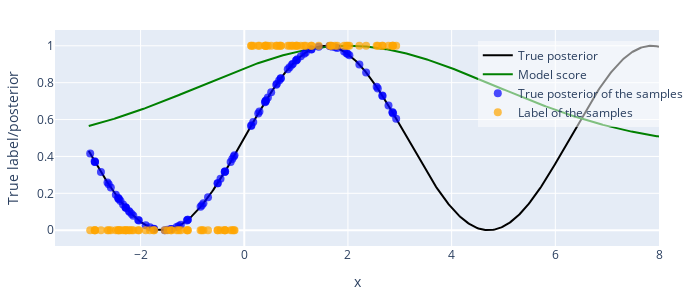

Notebook cell for this chart:
### Markdown cell above
## Visualization of Epestemic Uncertainty

### Code cell
import numpy as np
import plotly.graph_objects as go

# 1) Generate a smooth x-axis
x = np.linspace(-3, 8, 500)  # Adjusted to cover one full sine wave


# 2) Define “true posterior” and “model score” curves
#    (you can swap these for your actual functions)
y_true  = (np.sin(x) + 1) / 2                    # black line
y_model = 0.45 + 0.55 * np.exp(-((x - 2) / 4) ** 2)      # green line

# 3) Generate some sample points
size = 100
rng = np.random.RandomState(0)
x_samp = rng.uniform(x.min(), 3, size=size)  # Increased sample size
y_samp_true  = (np.sin(x_samp) + 1) / 2          # “true posterior” at those x’s
labels       = (y_samp_true + 0.05*rng.randn(size) > 0.5).astype(float)  # Adjusted to match new sample size

# 4) Build the figure
fig = go.Figure()

# — True posterior curve
fig.add_trace(go.Scatter(
    x=x, y=y_true,
    mode='lines',
    name='True posterior',
    line=dict(color='black', width=2)
))

# — Model score curve
fig.add_trace(go.Scatter(
    x=x, y=y_model,
    mode='lines',
    name='Model score',
    line=dict(color='green', width=2)
))

# — Posterior of the samples (blue dots)
fig.add_trace(go.Scatter(
    x=x_samp, y=y_samp_true,
    mode='markers',
    name='True posterior of the samples',
    marker=dict(color='blue', size=8, opacity=0.7)
))

# — Labels of the samples (orange dots at 0 or 1)
fig.add_trace(go.Scatter(
    x=x_samp, y=labels,
    mode='markers',
    name='Label of the samples',
    marker=dict(color='orange', size=8, opacity=0.7)
))

# 5) Axes labels, legend position, and layout tweaks
fig.update_layout(
    xaxis_title='x',
    yaxis_title='True label/posterior',
    legend=dict(
        x=0.7, y=0.95,
        bgcolor='rgba(255,255,255,0.5)'
    ),
    margin=dict(l=50, r=30, t=30, b=50),
    width=700, height=300
)

fig.show()

### Figure 1 — Plotly figure (JSON) as saved in the notebook; plotly's stock layout.template omitted (floating-point values rounded to 4 significant figures; data arrays with more than 128 entries replaced by an {"elided": "..."} marker saying what was removed)
{"data": [{"line": {"color": "black", "width": 2}, "mode": "lines", "name": "True posterior", "type": "scatter", "x": {"elided": "500 float values"}, "y": {"elided": "500 float values"}}, {"line": {"color": "green", "width": 2}, "mode": "lines", "name": "Model score", "type": "scatter", "x": {"elided": "500 float values"}, "y": {"elided": "500 float values"}}, {"marker": {"color": "blue", "opacity": 0.7, "size": 8}, "mode": "markers", "name": "True posterior of the samples", "type": "scatter", "x": [0.2929, 1.291, 0.6166, 0.2693, -0.4581, 0.8754, -0.3745, 2.351, 2.782, -0.6994, 1.75, 0.1734, 0.4083, 2.554, -2.574, -2.477, -2.879, 1.996, 1.669, 2.22, 2.872, 1.795, -0.2311, 1.683, -2.29, 0.8395, -2.14, 2.668, 0.1311, -0.512, -1.413, 1.645, -0.2631, 0.4106, -2.887, 0.7058, 0.6726, 0.7016, 2.662, 1.091, -0.843, -0.3778, 1.186, -2.639, 1.001, 1.024, -1.738, -2.226, -1.107, -0.8177, 0.4212, -0.3684, 2.93, -2.388, -1.747, -2.032, 0.9186, -1.48, -0.2021, -1.533, -2.046, -2.338, 0.938, -2.171, -1.821, -0.7876, 1.926, -2.417, 2.028, -2.423, 2.859, -0.1881, 2.861, 0.6291, 1.436, -2.765, -1.303, -2.279, -1.223, -2.288, -1.092, -0.5144, -2.615, 1.155, 0.3996, -1.408, 0.1395, -2.436, 0.4557, 2.576, -1.089, 1.004, -2.209, 1.298, -1.264, -1.901, 0.5191, -2.879, 1.974, -2.972], "y": [0.6444, 0.9806, 0.7891, 0.633, 0.2789, 0.8839, 0.3171, 0.8555, 0.676, 0.1781, 0.992, 0.5863, 0.6985, 0.7774, 0.2311, 0.1917, 0.3701, 0.9555, 0.9976, 0.8983, 0.6333, 0.9875, 0.3855, 0.9968, 0.124, 0.8722, 0.0788, 0.728, 0.5654, 0.255, 0.006238, 0.9986, 0.37, 0.6996, 0.3742, 0.8243, 0.8115, 0.8227, 0.7305, 0.9435, 0.1267, 0.3156, 0.9634, 0.259, 0.9209, 0.9271, 0.006948, 0.1037, 0.05272, 0.1352, 0.7044, 0.3199, 0.6049, 0.1578, 0.007719, 0.05227, 0.8974, 0.002048, 0.3996, 0.0003487, 0.05544, 0.14, 0.9032, 0.08736, 0.01551, 0.1457, 0.9688, 0.1687, 0.9487, 0.171, 0.6395, 0.4065, 0.6387, 0.7942, 0.9954, 0.3161, 0.0178, 0.1202, 0.02991, 0.1231, 0.0562, 0.254, 0.2488, 0.9574, 0.6945, 0.006638, 0.5695, 0.1759, 0.72, 0.7681, 0.05701, 0.9219, 0.09848, 0.9815, 0.02341, 0.02699, 0.748, 0.3704, 0.96, 0.4155]}, {"marker": {"color": "orange", "opacity": 0.7, "size": 8}, "mode": "markers", "name": "Label of the samples", "type": "scatter", "x": [0.2929, 1.291, 0.6166, 0.2693, -0.4581, 0.8754, -0.3745, 2.351, 2.782, -0.6994, 1.75, 0.1734, 0.4083, 2.554, -2.574, -2.477, -2.879, 1.996, 1.669, 2.22, 2.872, 1.795, -0.2311, 1.683, -2.29, 0.8395, -2.14, 2.668, 0.1311, -0.512, -1.413, 1.645, -0.2631, 0.4106, -2.887, 0.7058, 0.6726, 0.7016, 2.662, 1.091, -0.843, -0.3778, 1.186, -2.639, 1.001, 1.024, -1.738, -2.226, -1.107, -0.8177, 0.4212, -0.3684, 2.93, -2.388, -1.747, -2.032, 0.9186, -1.48, -0.2021, -1.533, -2.046, -2.338, 0.938, -2.171, -1.821, -0.7876, 1.926, -2.417, 2.028, -2.423, 2.859, -0.1881, 2.861, 0.6291, 1.436, -2.765, -1.303, -2.279, -1.223, -2.288, -1.092, -0.5144, -2.615, 1.155, 0.3996, -1.408, 0.1395, -2.436, 0.4557, 2.576, -1.089, 1.004, -2.209, 1.298, -1.264, -1.901, 0.5191, -2.879, 1.974, -2.972], "y": [1.0, 1.0, 1.0, 1.0, 0.0, 1.0, 0.0, 1.0, 1.0, 0.0, 1.0, 1.0, 1.0, 1.0, 0.0, 0.0, 0.0, 1.0, 1.0, 1.0, 1.0, 1.0, 0.0, 1.0, 0.0, 1.0, 0.0, 1.0, 1.0, 0.0, 0.0, 1.0, 0.0, 1.0, 0.0, 1.0, 1.0, 1.0, 1.0, 1.0, 0.0, 0.0, 1.0, 0.0, 1.0, 1.0, 0.0, 0.0, 0.0, 0.0, 1.0, 0.0, 1.0, 0.0, 0.0, 0.0, 1.0, 0.0, 0.0, 0.0, 0.0, 0.0, 1.0, 0.0, 0.0, 0.0, 1.0, 0.0, 1.0, 0.0, 1.0, 0.0, 1.0, 1.0, 1.0, 0.0, 0.0, 0.0, 0.0, 0.0, 0.0, 0.0, 0.0, 1.0, 1.0, 0.0, 1.0, 0.0, 1.0, 1.0, 0.0, 1.0, 0.0, 1.0, 0.0, 0.0, 1.0, 0.0, 1.0, 0.0]}], "layout": {"height": 300, "legend": {"bgcolor": "rgba(255,255,255,0.5)", "x": 0.7, "y": 0.95}, "margin": {"b": 50, "l": 50, "r": 30, "t": 30}, "width": 700, "xaxis": {"title": {"text": "x"}}, "yaxis": {"title": {"text": "True label/posterior"}}}}
